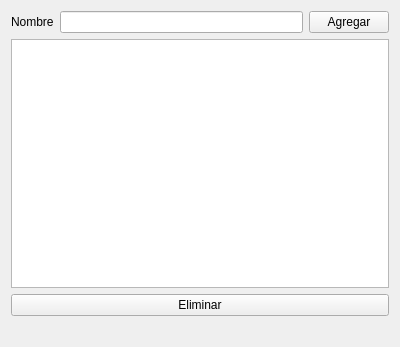
<?xml version="1.0" encoding="UTF-8"?>
<ui version="4.0">
 <class>Widget</class>
 <widget class="QWidget" name="Widget">
  <property name="geometry">
   <rect>
    <x>0</x>
    <y>0</y>
    <width>400</width>
    <height>347</height>
   </rect>
  </property>
  <property name="windowTitle">
   <string>Widget</string>
  </property>
  <layout class="QVBoxLayout" name="verticalLayout">
   <item>
    <layout class="QHBoxLayout" name="horizontalLayout">
     <item>
      <widget class="QLabel" name="label">
       <property name="text">
        <string>Nombre</string>
       </property>
      </widget>
     </item>
     <item>
      <widget class="QLineEdit" name="nombre"/>
     </item>
     <item>
      <widget class="QPushButton" name="agregar">
       <property name="text">
        <string>Agregar</string>
       </property>
      </widget>
     </item>
    </layout>
   </item>
   <item>
    <widget class="QListWidget" name="listWidget"/>
   </item>
   <item>
    <widget class="QPushButton" name="eliminar">
     <property name="text">
      <string>Eliminar</string>
     </property>
    </widget>
   </item>
   <item>
    <spacer name="horizontalSpacer">
     <property name="orientation">
      <enum>Qt::Horizontal</enum>
     </property>
     <property name="sizeHint" stdset="0">
      <size>
       <width>373</width>
       <height>20</height>
      </size>
     </property>
    </spacer>
   </item>
  </layout>
 </widget>
 <layoutdefault spacing="6" margin="11"/>
 <resources/>
 <connections/>
</ui>
